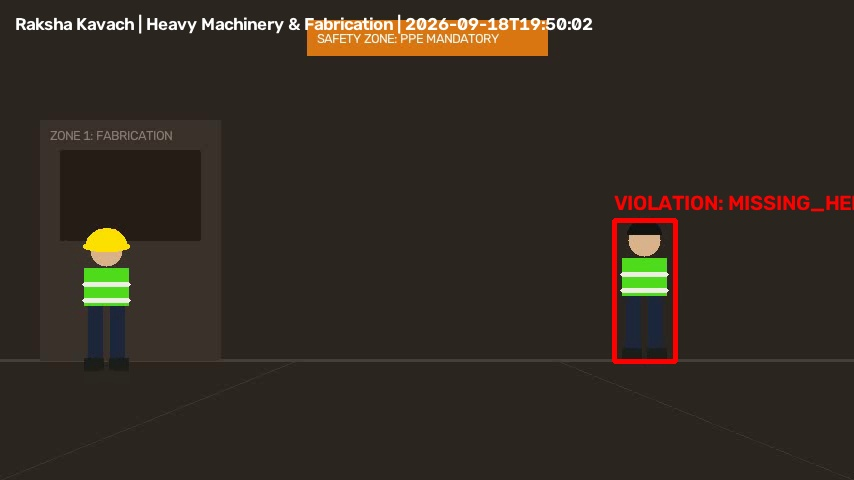
#> input picture data/snapshots/snapshot_20260918_195002_80679a87.jpg, 854 x 480 px
$ python -i detect_fire_smoke.py   (imports and definitions only)   (older library calls are emulated)
#> lines starting #> are read from the running program, lines starting #| are printed output that depends on the picture; after the words box and inside, x2 and y2 are one past the last pixel; in counts of white or black regions, pixels touching at a corner belong together
#> further down, picture is the input picture: shape (480, 854, 3); mean B, G, R 33.9, 43, 51.2
"""
Fire and Smoke Hazard Detection Module for Raksha Kavach.
Detects flames and smoke plumes using fine-tuned YOLOv8 or visual flame analytics.
"""

import os
from typing import List, Dict, Any, Optional
import numpy as np
import cv2

try:
    # pyrefly: ignore [missing-import]
    from ultralytics import YOLO
    ULTRALYTICS_AVAILABLE = True
except ImportError:
    ULTRALYTICS_AVAILABLE = False


class HazardDetectionResult:
    """Standardized representation of a detected Fire or Smoke hazard."""

    # [11 lines left out: function __init__, not called in this run]

    @property
    def class_name(self) -> str:
        return self.hazard_type

    @property
    def x1(self) -> int:
        return self.box[0]

    @property
    def y1(self) -> int:
        return self.box[1]

    @property
    def x2(self) -> int:
        return self.box[2]

    @property
    def y2(self) -> int:
        return self.box[3]

    @property
    def area(self) -> int:
        return max(0, self.x2 - self.x1) * max(0, self.y2 - self.y1)

    # [8 lines left out: function to_dict, not called in this run]


class FireSmokeDetector:
    """Detects fire and smoke hazards to trigger high-priority facility alerts."""

    def __init__(
        self,
        model_path: str = "models/fire_smoke_best.pt",
        confidence_threshold: float = 0.22,
        device: str = "cpu",
    ):
        self.model_path = model_path
        self.confidence_threshold = confidence_threshold
        self.device = device
        self.model = None
        self.is_custom_model = False

        self._initialize_model()

    def _initialize_model(self):
        """Initialize fine-tuned model if available."""
        if not ULTRALYTICS_AVAILABLE:
            print("[FireSmokeDetector] Warning: Ultralytics not available.")
            return

        # Resolve path relative to project root if needed
        resolved_path = self.model_path
        if not os.path.isabs(resolved_path):
            project_root = os.path.dirname(os.path.dirname(os.path.abspath(__file__)))
            candidate = os.path.join(project_root, self.model_path)
            if os.path.exists(candidate):
                resolved_path = candidate

        if os.path.exists(resolved_path):
            try:
                print(f"[FireSmokeDetector] Loading custom fire/smoke model from: {resolved_path}")
                self.model = YOLO(resolved_path)
                self.is_custom_model = True
                return
            except Exception as e:
                print(f"[FireSmokeDetector] Error loading {resolved_path}: {e}")

        # When custom weights are pending, fall back to visual thermal/color heuristic
        print(f"[FireSmokeDetector] Custom weights not found at {resolved_path}. Using color-motion fire detection baseline.")
        self.is_custom_model = False

    def detect(self, frame: np.ndarray) -> List[HazardDetectionResult]:
        """
        Run fire/smoke detection on a single frame (BGR numpy array).
        Returns list of HazardDetectionResult.
        """
        if frame is None or frame.size == 0:
            return []

        results: List[HazardDetectionResult] = []

        if self.is_custom_model and self.model is not None:
            try:
                preds = self.model(frame, conf=self.confidence_threshold, device=self.device, verbose=False)
                if preds and len(preds) > 0 and preds[0].boxes is not None:
                    names = self.model.names
                    h_frame, w_frame = frame.shape[:2]
                    frame_area = max(1, h_frame * w_frame)

                    for box in preds[0].boxes:
                        coords = box.xyxy[0].cpu().numpy().astype(int).tolist()
                        conf = float(box.conf[0].cpu().numpy())
                        cls_id = int(box.cls[0].cpu().numpy())
                        cls_name = str(names.get(cls_id, "")).lower()

                        if "fire" in cls_name or "flame" in cls_name:
                            htype = "fire"
                        elif "smoke" in cls_name:
                            htype = "smoke"
                        else:
                            continue

                        # Corner case validation: steam vs smoke & reflection vs fire
                        cx1 = max(0, coords[0])
                        cy1 = max(0, coords[1])
                        cx2 = min(w_frame, coords[2])
                        cy2 = min(h_frame, coords[3])
                        crop = frame[cy1:cy2, cx1:cx2]

                        if htype == "smoke" and (self._is_benign_steam(crop) or self._is_airborne_dust(crop)):
                            # Suppress false alarms from benign boiler/pipe steam vents or ambient dust haze
                            continue

                        if htype == "fire" and not self._has_flame_chromaticity(crop) and conf < 0.65:
                            # Suppress false alarms from ambient yellow workwear or glare
                            continue

                        box_area = max(0, coords[2] - coords[0]) * max(0, coords[3] - coords[1])
                        area_pct = box_area / frame_area

                        severity = "Critical" if (htype == "fire" or area_pct > 0.10) else ("High" if area_pct > 0.04 else "Medium")
                        results.append(HazardDetectionResult(coords, htype, conf, severity))
            except Exception as e:
                print(f"[FireSmokeDetector] Inference error: {e}")
        else:
            # Baseline flame color chromaticity analyzer (red/orange/yellow flickering hot spots)
            results = self._detect_flame_heuristic(frame)

        return results

    # [60 lines left out: functions _is_benign_steam, _is_airborne_dust, _has_flame_chromaticity, not called in this run]

    def _detect_flame_heuristic(self, frame: np.ndarray) -> List[HazardDetectionResult]:
        """
        Visual fire and smoke heuristic detector for testing before model fine-tuning completes.
        Identifies concentrated high-intensity orange/red flame signatures.
        """
        h_frame, w_frame = frame.shape[:2]
#> h_frame = 480; w_frame = 854
        frame_area = h_frame * w_frame
#> frame_area = 409920

        hsv = cv2.cvtColor(frame, cv2.COLOR_BGR2HSV)
#> hsv: shape (480, 854, 3); mean H, S, V 16.9, 74.9, 52.2
        # Flame color profile in HSV: Low Hue (0-20), High Saturation (140-255), Very High Value (200-255)
        lower_fire = np.array([0, 150, 210])
        upper_fire = np.array([22, 255, 255])
        mask = cv2.inRange(hsv, lower_fire, upper_fire)
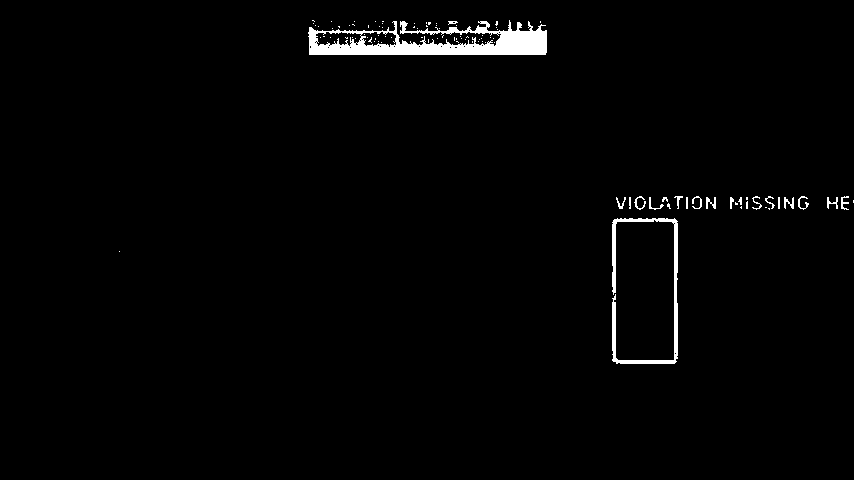
#> mask: shape (480, 854); 1.7% white; 97 white regions (76 under 20 px), largest, box (x1, y1, x2, y2) and area: (308, 20, 547, 55) 4320, (612, 218, 678, 364) 1502, (706, 197, 716, 209) 65

        # Morphological filter to remove small noise
        kernel = cv2.getStructuringElement(cv2.MORPH_RECT, (5, 5))
        mask = cv2.morphologyEx(mask, cv2.MORPH_OPEN, kernel)
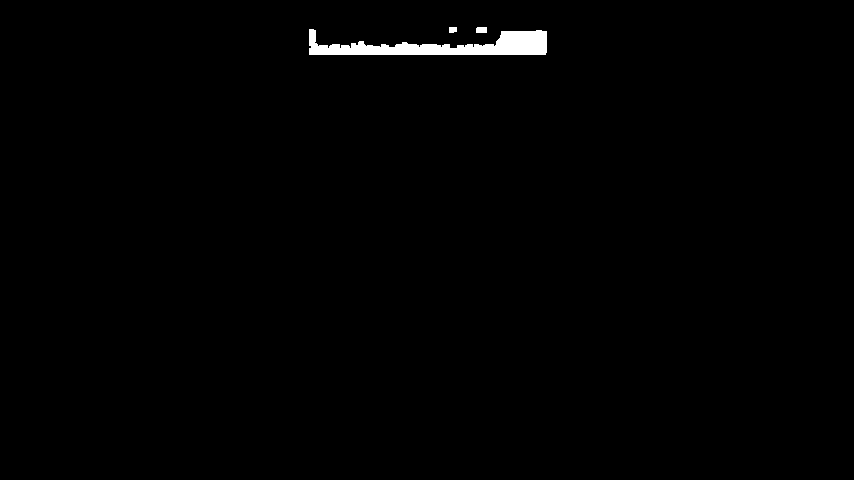
#> mask: shape (480, 854); 0.81% white; 3 white regions, box (x1, y1, x2, y2) and area: (309, 29, 547, 55) 3223, (476, 27, 487, 33) 65, (449, 27, 457, 33) 45
        mask = cv2.morphologyEx(mask, cv2.MORPH_CLOSE, kernel)
#> mask: shape (480, 854); 0.82% white; 3 white regions

        contours, _ = cv2.findContours(mask, cv2.RETR_EXTERNAL, cv2.CHAIN_APPROX_SIMPLE)
#> contours = 3 contours; box (x1, y1, x2, y2) and area: (309, 29, 547, 55) 2982, (476, 27, 487, 33) 50, (449, 27, 457, 33) 32
        hazards = []

        for cnt in contours:
            area = cv2.contourArea(cnt)
            # Filter out tiny specks (< 0.2% frame) and huge screen-wide solid backgrounds
            if area > (frame_area * 0.003) and area < (frame_area * 0.40):
                x, y, w, h = cv2.boundingRect(cnt)
                aspect = float(h) / max(1, w)
                # Fire usually flickers vertically
                if aspect > 0.5:
                    conf = min(0.92, 0.60 + (area / frame_area) * 2.0)
                    severity = "Critical" if area > (frame_area * 0.05) else "High"
                    hazards.append(
                        HazardDetectionResult([x, y, x + w, y + h], "fire", conf, severity)
                    )
#> this loop made 3 passes
#> (area, x, y, w, h, aspect) on pass 1: (2982, 309, 29, 238, 26, 0.109)
#> area on passes 2 to 3: 49.5, 32.5
#> after the loop, hazards = []

        return hazards

>>> import cv2
>>> picture = cv2.imread('../data/snapshots/snapshot_20260918_195002_80679a87.jpg')
>>> result = FireSmokeDetector().detect(picture)
#> result = []
